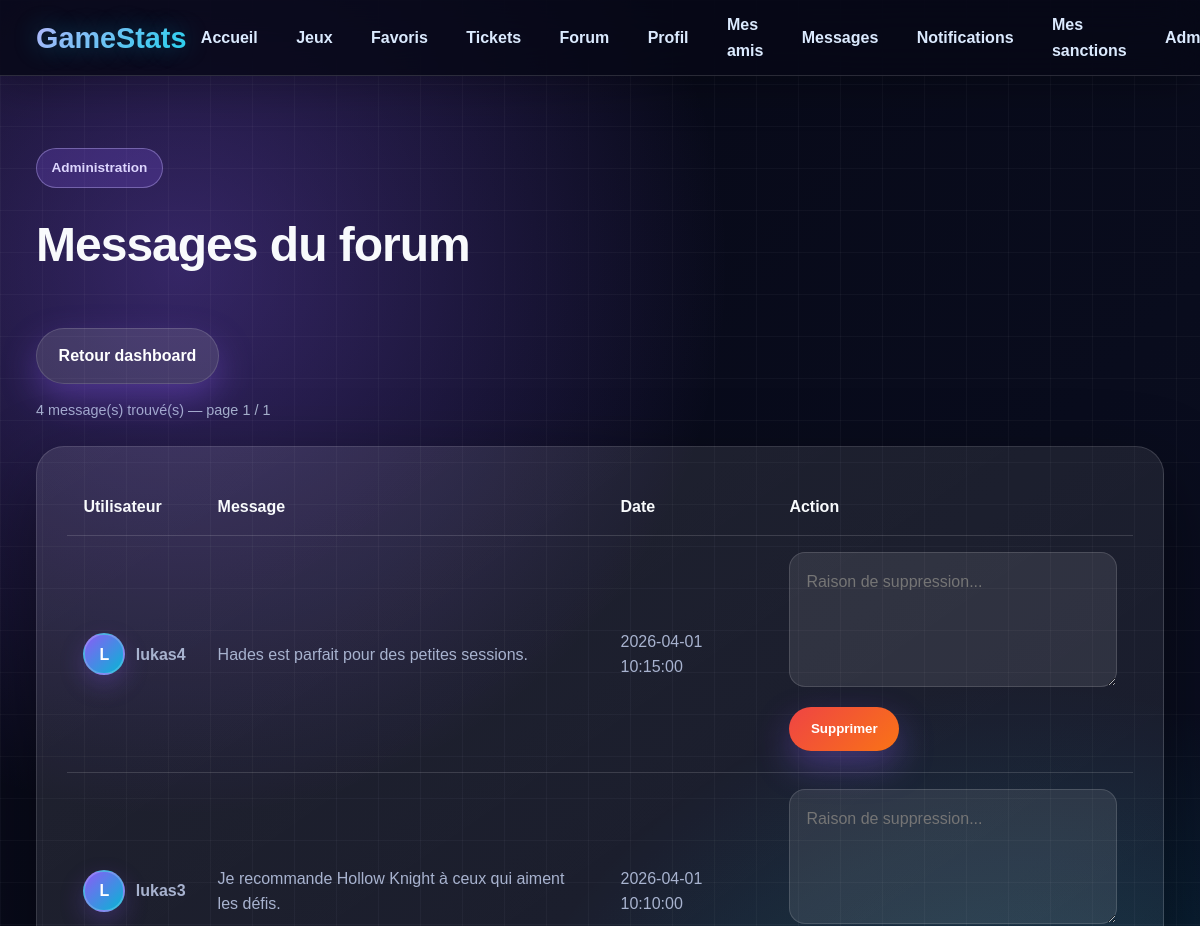
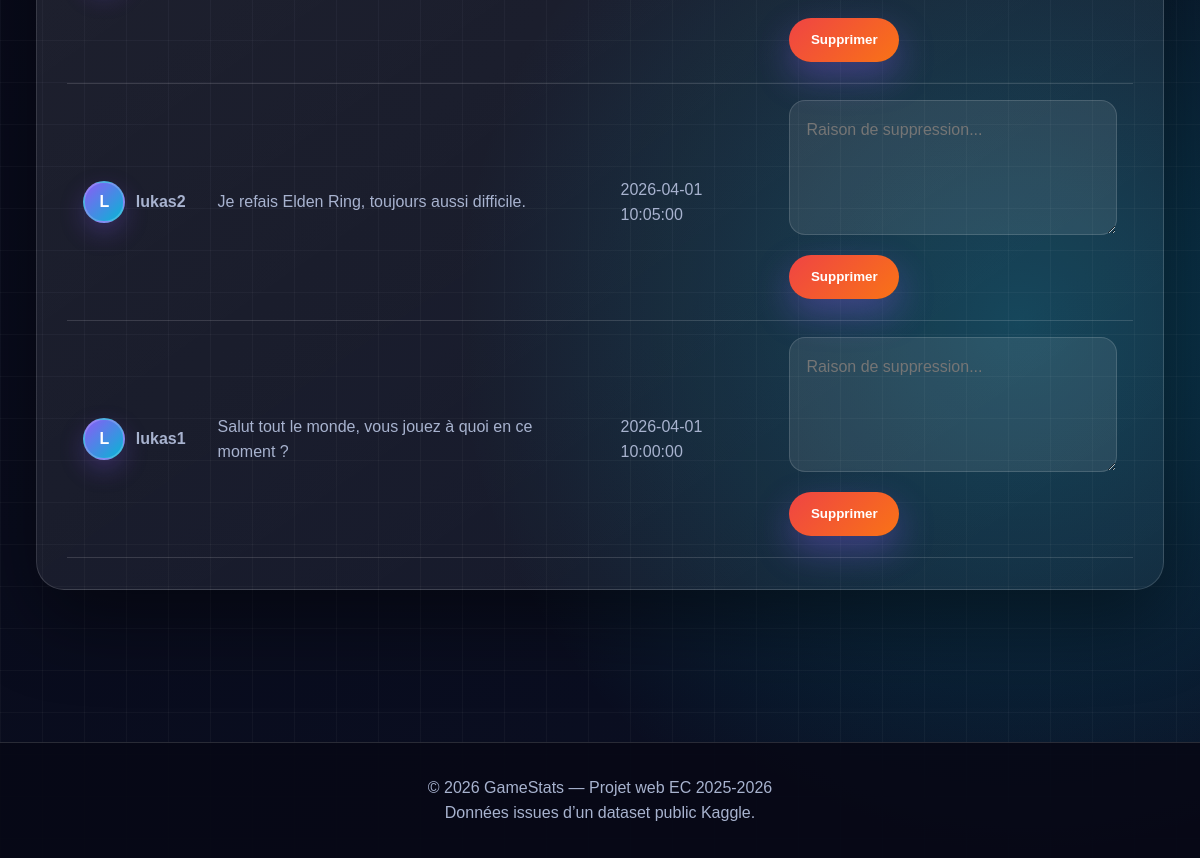
Screenshot of /admin/forum_messages.php (signed in) with the database file from the repository (2 pictures, top to bottom).
### tables this page shows
CREATE TABLE forum_messages (
    id INT AUTO_INCREMENT PRIMARY KEY,
    user_id INT NOT NULL,
    message TEXT NOT NULL,
    created_at DATETIME DEFAULT CURRENT_TIMESTAMP,
    FOREIGN KEY (user_id) REFERENCES users(id) ON DELETE CASCADE
);

CREATE TABLE users (
    id INT AUTO_INCREMENT PRIMARY KEY,
    username VARCHAR(50) NOT NULL UNIQUE,
    email VARCHAR(100) NOT NULL UNIQUE,
    password VARCHAR(255) NOT NULL,
    avatar VARCHAR(255) DEFAULT NULL,
    bio TEXT DEFAULT NULL,
    role ENUM('user', 'admin') DEFAULT 'user',
    is_banned TINYINT(1) DEFAULT 0,
    ban_reason VARCHAR(255) DEFAULT NULL,
    email_verified TINYINT(1) DEFAULT 0,
    email_verification_token VARCHAR(255) DEFAULT NULL,
    email_verified_at DATETIME DEFAULT NULL,
    created_at DATETIME DEFAULT CURRENT_TIMESTAMP
);

### www/admin/forum_messages.php (the view, shortened to what this page needs)
<?php
require_once '../includes/db.php';
$page = max(1, (int)($_GET['page'] ?? 1));
$perPage = 10;
$offset = ($page - 1) * $perPage;
$totalMessages = (int)$pdo->query('SELECT COUNT(*) FROM forum_messages')->fetchColumn();
$totalPages = max(1, (int)ceil($totalMessages / $perPage));
$stmt = $pdo->prepare(
    'SELECT forum_messages.*, users.username, users.avatar
     FROM forum_messages
     INNER JOIN users ON forum_messages.user_id = users.id
     ORDER BY forum_messages.created_at DESC
     LIMIT :limit OFFSET :offset'
);
$stmt->bindValue(':limit', $perPage, PDO::PARAM_INT);
$stmt->bindValue(':offset', $offset, PDO::PARAM_INT);
$stmt->execute();
$messages = $stmt->fetchAll();
include '../includes/header.php';
?>
<section class="section">
    <div class="container">
        <div class="admin-header">
            <div>
                <span class="eyebrow">Administration</span>
                <h1 class="section-title">Messages du forum</h1>
            </div>
            <a href="dashboard.php" class="btn btn-secondary">Retour dashboard</a>
        </div>
        <div id="adminAjaxContent">
            <p class="form-help" style="margin-bottom: 1.5rem;">
                <?= htmlspecialchars($totalMessages) ?> message(s) trouvé(s)
                — page <?= htmlspecialchars($page) ?> / <?= htmlspecialchars($totalPages) ?>
            </p>
            <div class="table-wrapper">
                <table>
                    <thead>
                        <tr>
                            <th>Utilisateur</th>
                            <th>Message</th>
                            <th>Date</th>
                            <th>Action</th>
                        </tr>
                    </thead>
                    <tbody>
                        <?php foreach ($messages as $message): ?>
                            <tr>
                                <td>
                                    <a
                                        href="../user.php?id=<?= htmlspecialchars($message['user_id']) ?>"
                                        class="mini-user-link"
                                    >
                                        <span class="mini-user-avatar">
                                            <?php if (!empty($message['avatar'])): ?>
                                                <img
                                                    src="../assets/uploads/<?= htmlspecialchars(basename($message['avatar'])) ?>"
                                                    alt="<?= htmlspecialchars($message['username']) ?>"
                                                >
                                            <?php else: ?>
                                                <?= htmlspecialchars(strtoupper(substr($message['username'], 0, 1))) ?>
                                            <?php endif; ?>
                                        </span>
                                        <strong><?= htmlspecialchars($message['username']) ?></strong>
                                    </a>
                                </td>
                                <td><?= nl2br(htmlspecialchars($message['message'])) ?></td>
                                <td><?= htmlspecialchars($message['created_at']) ?></td>
                                <td>
                                    <form action="forum_message_delete.php" method="POST" class="admin-delete-confirm-form">
                                        <textarea
                                            name="delete_reason"
                                            placeholder="Raison de suppression..."
                                            required
                                        ></textarea>
                                        <button class="btn btn-danger" type="submit">Supprimer</button>
                                    </form>
                                </td>
                            </tr>
                        <?php endforeach; ?>
                    </tbody>
                </table>
            </div>
        </div>
    </div>
</section>
<?php include '../includes/footer.php'; ?>

### www/assets/css/style.css (style rules this page uses)
* { box-sizing: border-box; margin: 0; padding: 0; }
:root { --bg: #070816; --bg2: #0b1024; --card: rgba(255,255,255,0.08); --text: #f8fafc; --muted: #a8b3cf; --primary: #8b5cf6; --secondary: #06b6d4; --border: rgba(255,255,255,0.14); --shadow: 0 30px 80px rgba(0,0,0,0.45); }
html, body { overflow-x: hidden; }
body { font-family: Arial, Helvetica, sans-serif; background: radial-gradient(circle at 15% 15%, rgba(139,92,246,0.35), transparent 30%), radial-gradient(circle at 85% 70%, rgba(6,182,212,0.28), transparent 35%), linear-gradient(135deg, var(--bg), var(--bg2)); color: var(--text); line-height: 1.6; min-height: 100vh; }
body::before { content: ""; position: fixed; inset: 0; background-image: linear-gradient(rgba(255,255,255,0.035) 1px, transparent 1px), linear-gradient(90deg, rgba(255,255,255,0.035) 1px, transparent 1px); background-size: 42px 42px; pointer-events: none; z-index: -1; }
a { color: inherit; text-decoration: none; }
.container { width: min(1180px, 92%); margin: 0 auto; }
.eyebrow { display: inline-block; margin-bottom: 1.2rem; padding: 0.5rem 0.9rem; border-radius: 999px; background: rgba(139,92,246,0.22); border: 1px solid rgba(196,181,253,0.4); color: #ddd6fe; font-weight: 900; font-size: 0.85rem; }
.btn { display: inline-flex; align-items: center; justify-content: center; border: none; cursor: pointer; background: linear-gradient(135deg, var(--primary), var(--secondary)); color: white; padding: 0.9rem 1.35rem; border-radius: 999px; font-weight: 900; box-shadow: 0 15px 35px rgba(139,92,246,0.35); transition: 0.2s; width: fit-content; position: relative; overflow: hidden; margin-top: 0.75rem; margin-right: 0.65rem; margin-bottom: 0.35rem; }
.btn::after { content: ""; position: absolute; inset: 0; background: linear-gradient(120deg, transparent, rgba(255,255,255,0.25), transparent); transform: translateX(-120%); transition: 0.45s; }
.btn-secondary { background: rgba(255,255,255,0.12); border: 1px solid var(--border); }
.btn-danger { background: linear-gradient(135deg, #ef4444, #f97316); }
.section { padding: 4.5rem 0; animation: fadeUp 0.6s ease both; }
.section-title { font-size: clamp(2.2rem, 4vw, 3.4rem); margin-bottom: 2rem; letter-spacing: -1px; }
.card, .game-card, .info-box, .auth-card, .filters, .table-wrapper { background: linear-gradient(145deg, rgba(255,255,255,0.10), rgba(255,255,255,0.045)); border: 1px solid var(--border); backdrop-filter: blur(20px); box-shadow: var(--shadow); border-radius: 28px; padding: 1.9rem; transition: transform 0.25s ease, box-shadow 0.25s ease, border-color 0.25s ease; }
input, select, textarea { width: 100%; border: 1px solid var(--border); background: rgba(255,255,255,0.09); color: white; padding: 1rem; border-radius: 16px; font: inherit; outline: none; transition: border-color 0.2s ease, box-shadow 0.2s ease, transform 0.2s ease; }
textarea { min-height: 135px; resize: vertical; }
.form-help { margin-top: 0.6rem; color: var(--muted); font-size: 0.9rem; }
.table-wrapper { overflow-x: auto; }
table { width: 100%; border-collapse: collapse; }
th, td { padding: 1rem; border-bottom: 1px solid var(--border); text-align: left; }
td { color: var(--muted); }
tbody tr { transition: background 0.2s ease; }
.container { width: min(1440px, 94%); }
.mini-user-link { display: inline-flex; align-items: center; gap: 0.65rem; width: fit-content; }
.mini-user-avatar { width: 42px; height: 42px; border-radius: 50%; display: inline-grid; place-items: center; flex-shrink: 0; overflow: hidden; background: linear-gradient(135deg, var(--primary), var(--secondary)); color: white; font-weight: 900; border: 2px solid rgba(255,255,255,0.18); box-shadow: 0 10px 25px rgba(139,92,246,0.25); }

### rows the page displays
forum_messages: user.username "L", user.username "lukas4", message "Hades est parfait pour des petites sessions.", created_at "2026-04-01 10:15:00"
forum_messages: user.username "L", user.username "lukas3", message "Je recommande Hollow Knight à ceux qui aiment les défis.", created_at "2026-04-01 10:10:00"
forum_messages: user.username "L", user.username "lukas2", message "Je refais Elden Ring, toujours aussi difficile.", created_at "2026-04-01 10:05:00"
forum_messages: user.username "L", user.username "lukas1", message "Salut tout le monde, vous jouez à quoi en ce moment ?", created_at "2026-04-01 10:00:00"

### other values shown
$totalMessages "4"
$page "1"
$totalPages "1"
